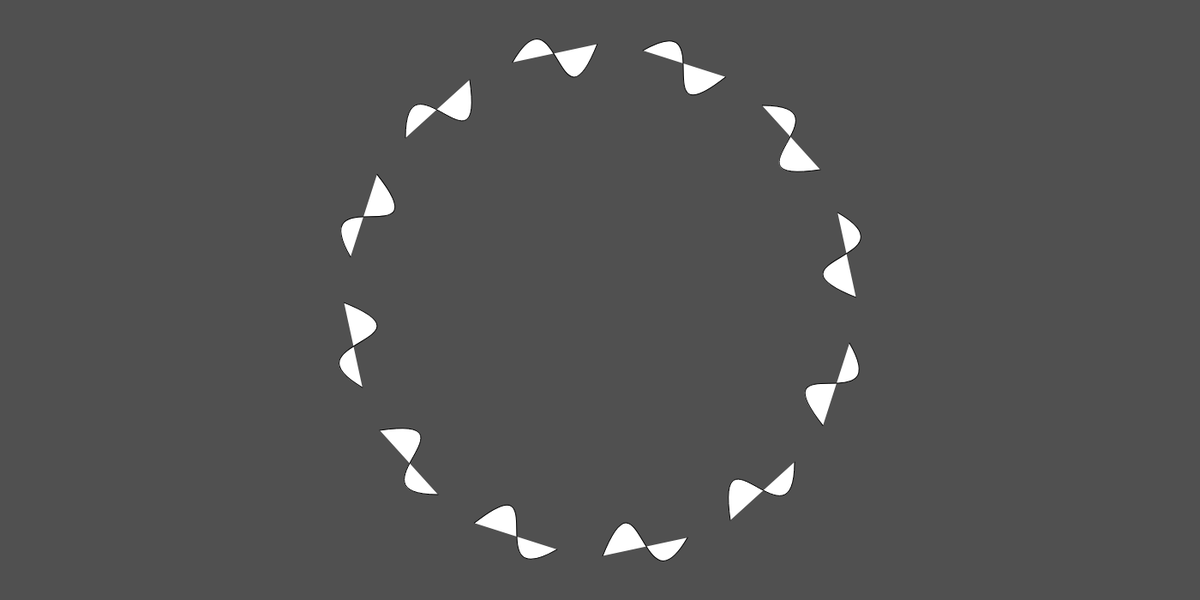
Frame 1 (no input)
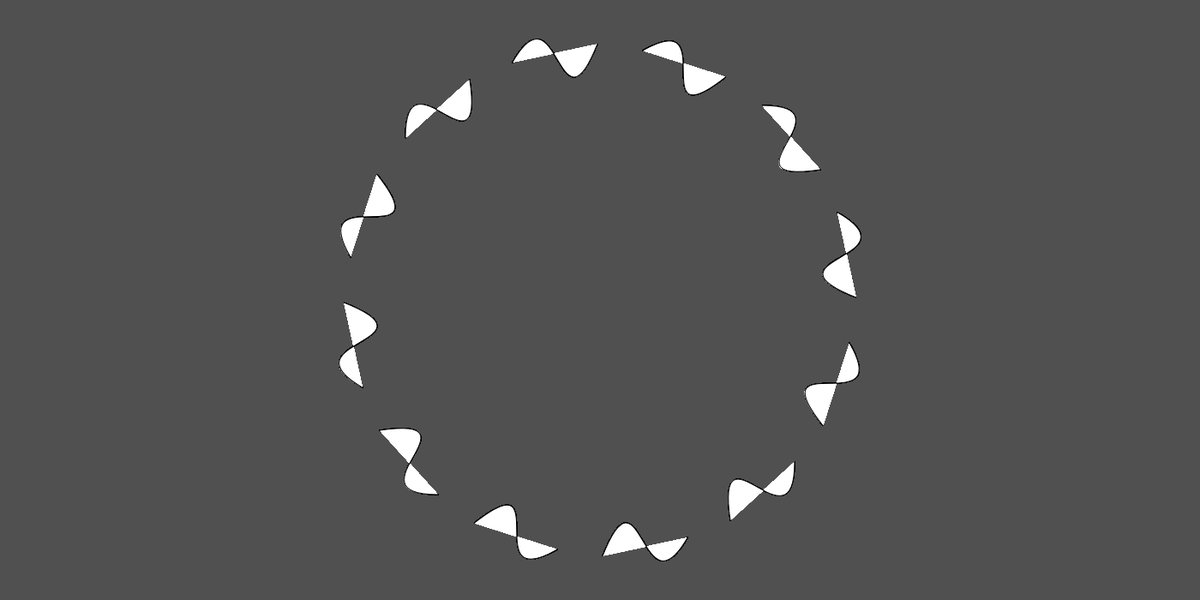
Frame 60 (no input)
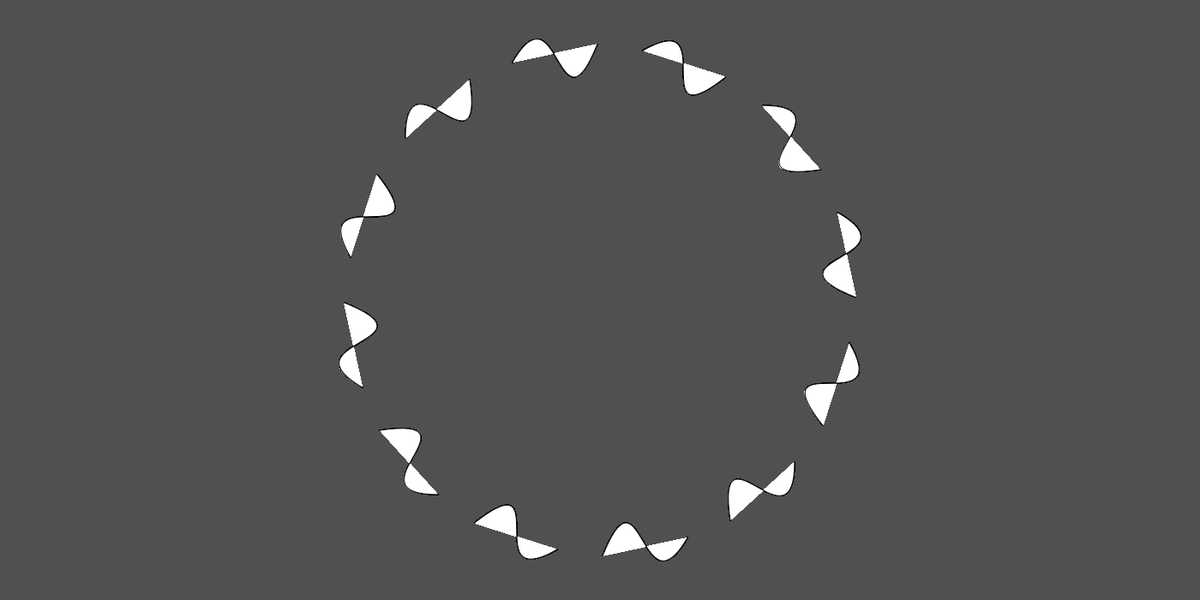
Frame 120 (the mouse pressed at the canvas centre since frame 60)

The p5.js sketch that drew these frames (run headless with seeded random() and noise() and a simulated clock; from frame 60 on, the mouse is pressed at the canvas centre):

// p5.js sketch
// ── sketch.js
function setup() {
  createCanvas(1400, 700);
  background(80);
  rectMode(CENTER);
  //angleMode(DEGREES);
}
function draw() {

  push()
  translate(width/2,height/2 );
  let totalShapes=12
  let radius=10
  let xTwist=0
  for (var shape=0; shape<totalShapes; shape++) {
    push();
    translate(xTwist, radius);
    bezier(227, 179, 227, 287, 134, 125, 152, 247);
    pop();
    rotate(radians(360/totalShapes));
  }
  pop(); //restore not-radial state of canvas
}
